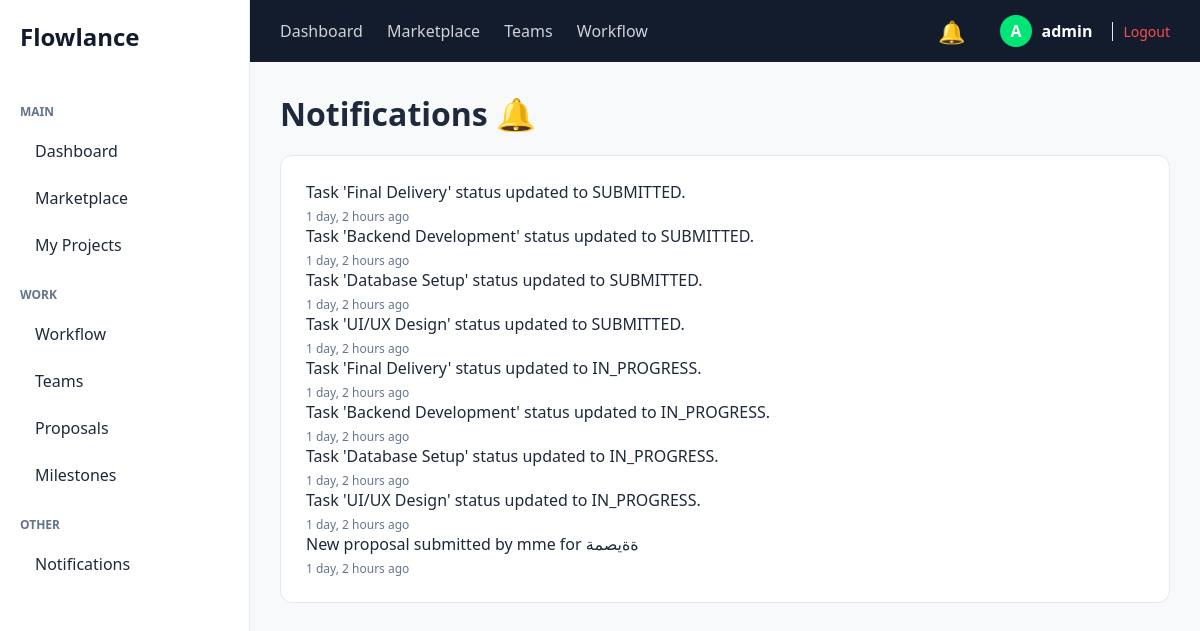
/notifications/ (signed in), run on the app's committed database.
### apps/users/models.py (models this page shows, shortened)
class User(AbstractUser):
    ROLE_CHOICES = (
        ('CLIENT', 'Client'),
        ('FREELANCER', 'Freelancer'),
        ('TEAM_LEADER', 'Team Leader'),
        ('TEAM_MEMBER', 'Team Member'),
    )
    role = models.CharField(max_length=20, choices=ROLE_CHOICES, default='CLIENT')
    profile_picture = models.ImageField(upload_to='profiles/', null=True, blank=True)
    bio = models.TextField(blank=True, null=True)
    skills = models.CharField(max_length=255, blank=True, null=True)

### apps/projects/models.py (models this page shows)
class Notification(models.Model):
    user = models.ForeignKey(settings.AUTH_USER_MODEL, on_delete=models.CASCADE, related_name='notifications')
    message = models.CharField(max_length=255)
    is_read = models.BooleanField(default=False)
    created_at = models.DateTimeField(auto_now_add=True)

### apps/projects/views.py (the view)
# urls.py: path('notifications/', views.notifications_list_view, name='notifications_list'),
@login_required(login_url='users:login')
def notifications_list_view(request):
    notifications = get_user_notifications(request.user)
    mark_notifications_read(request.user)
    return render(request, 'projects/notifications.html', {'notifications': notifications})

### apps/projects/context_processors.py (called while the page is built)
def notifications_processor(request):
    user = request.user if request.user.is_authenticated else User.objects.first()
    if user:
        unread_count = Notification.objects.filter(user=user, is_read=False).count()
        return {'unread_notifications_count': unread_count}
    return {'unread_notifications_count': 0}

### apps/projects/services.py (called while the page is built)
def get_user_notifications(user):
    return Notification.objects.filter(user=user).order_by('-created_at')

def mark_notifications_read(user):
    Notification.objects.filter(user=user, is_read=False).update(is_read=True)

### templates/projects/notifications.html (shortened to what this page needs)
{% extends 'base.html' %}
{% block content %}
<div class="dashboard-header">
    <h1>Notifications 🔔</h1>
</div>
<div class="project-card" style="margin-top: 20px;">
    {% for notification in notifications %}
    <div class="notification-item {% if not notification.is_read %}unread{% endif %}">
        <div>
            <p style="font-size: 16px; color: var(--text-dark);">{{ notification.message }}</p>
            <span style="font-size: 12px; color: var(--text-muted); margin-top: 5px; display: block;">{{ notification.created_at|timesince }} ago</span>
        </div>
    </div>
    {% empty %}
    <p style="padding: 20px; color: var(--text-muted); text-align: center;">You have no notifications yet.</p>
    {% endfor %}
</div>
{% endblock %}

### templates/base.html (shortened to what this page needs)
<!DOCTYPE html>
<html lang="en" dir="ltr">
<head>
    {% load static %}
    <link rel="stylesheet" href="{% static 'css/style.css' %}">
</head>
<body>
    <div class="app-container">
        <aside class="sidebar">
            <div class="logo">
                <h2>Flowlance</h2>
            </div>
            <nav class="sidebar-menu">
                <p class="menu-label">MAIN</p>
                <a href="{% url 'projects:dashboard' %}">Dashboard</a>
                <a href="{% url 'projects:marketplace' %}">Marketplace</a>
                <a href="#">My Projects</a>
                <p class="menu-label">WORK</p>
                <a href="#">Workflow</a>
                <a href="{% url 'projects:teams' %}">Teams</a>
                <a href="#">Proposals</a>
                <a href="#">Milestones</a>
                <p class="menu-label">OTHER</p>
                <a href="{% url 'projects:notifications_list' %}">Notifications</a>
            </nav>
        </aside>
        <div class="main-content">
            <header class="top-navbar">
                <div class="nav-links">
                    <a href="{% url 'projects:dashboard' %}">Dashboard</a>
                    <a href="{% url 'projects:marketplace' %}">Marketplace</a>
                    <a href="{% url 'projects:teams' %}">Teams</a>
                    <a href="#">Workflow</a>
                </div>
                <div class="user-actions">
                    <a href="{% url 'projects:notifications_list' %}" style="position: relative; text-decoration: none; margin-right: 15px;">
                        <span class="notification-icon" style="font-size: 22px;">🔔</span>
                    </a>
                    <div class="user-profile" style="display: flex; align-items: center; gap: 10px;">
                        <span class="avatar">{{ request.user.username|make_list|first|upper }}</span>
                        <span class="username" style="font-weight: bold;">{{ request.user.username }}</span>
                        <a href="{% url 'users:logout' %}" style="color: #ff4d4f; text-decoration: none; font-size: 14px; margin-left: 10px; border-left: 1px solid var(--border-color); padding-left: 10px;">Logout</a>
                    </div>
                </div>
            </header>
            <main class="page-content">
                {% block content %}
                {% endblock %}
            </main>
        </div>
    </div>
</body>
</html>

### static/css/style.css (style rules this page uses)
:root { --bg-dark: #121c2d; --bg-light: #f8f9fa; --white: #ffffff; --primary-green: #00e676; --text-dark: #1e293b; --text-muted: #64748b; --border-color: #e2e8f0; }
* { margin: 0; padding: 0; box-sizing: border-box; font-family: 'Segoe UI', Tahoma, Geneva, Verdana, sans-serif; }
body { background-color: var(--bg-light); color: var(--text-dark); }
.app-container { display: flex; height: 100vh; }
.sidebar { width: 250px; background-color: var(--white); border-right: 1px solid var(--border-color); padding: 20px; display: flex; flex-direction: column; }
.logo h2 { color: var(--bg-dark); font-weight: 800; margin-bottom: 30px; }
.menu-label { font-size: 12px; color: var(--text-muted); margin-top: 20px; margin-bottom: 10px; text-transform: uppercase; font-weight: bold; }
.sidebar-menu a { text-decoration: none; color: var(--text-dark); display: block; padding: 10px 15px; margin-bottom: 5px; border-radius: 8px; transition: 0.3s; }
.main-content { flex: 1; display: flex; flex-direction: column; }
.top-navbar { background-color: var(--bg-dark); color: var(--white); padding: 15px 30px; display: flex; justify-content: space-between; align-items: center; }
.nav-links a { color: var(--white); text-decoration: none; margin-right: 20px; opacity: 0.8; }
.user-actions { display: flex; align-items: center; gap: 20px; }
.avatar { background-color: var(--primary-green); color: var(--white); border-radius: 50%; padding: 5px 10px; font-weight: bold; }
.page-content { padding: 30px; overflow-y: auto; }
.project-card { background-color: var(--white); border: 1px solid var(--border-color); border-radius: 12px; padding: 25px; margin-bottom: 20px; }

### data on the page
User: user.username|make_list "A", user.username "admin"
Notification: message "Task 'Final Delivery' status updated to SUBMITTED.", created_at "1 day, 2 hours"
Notification: message "Task 'Backend Development' status updated to SUBMITTED.", created_at "1 day, 2 hours"
Notification: message "Task 'Database Setup' status updated to SUBMITTED.", created_at "1 day, 2 hours"
Notification: message "Task 'UI/UX Design' status updated to SUBMITTED.", created_at "1 day, 2 hours"
Notification: message "Task 'Final Delivery' status updated to IN_PROGRESS.", created_at "1 day, 2 hours"
Notification: message "Task 'Backend Development' status updated to IN_PROGRESS.", created_at "1 day, 2 hours"
Notification: message "Task 'Database Setup' status updated to IN_PROGRESS.", created_at "1 day, 2 hours"
Notification: message "Task 'UI/UX Design' status updated to IN_PROGRESS.", created_at "1 day, 2 hours"
Notification: message "New proposal submitted by mme for ةةيصمة", created_at "1 day, 2 hours"
